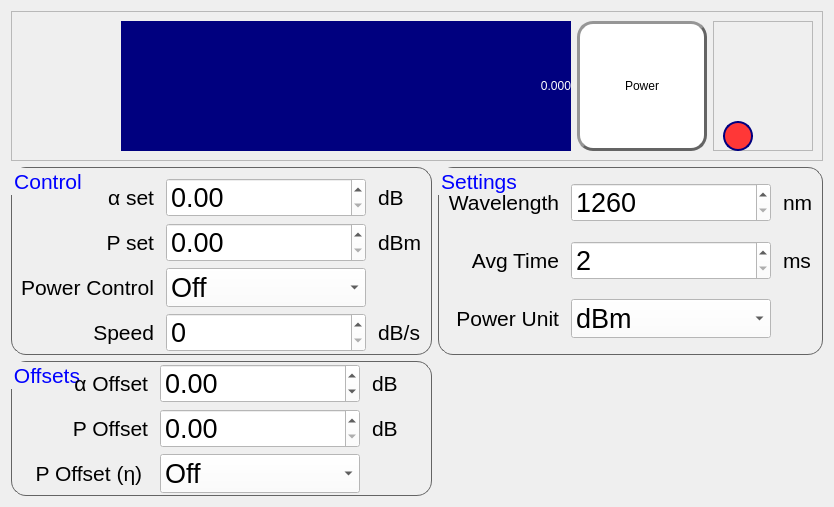
      <widget class="QWidget" name="tab">
       <attribute name="title">
        <string>Attenuator 3-&gt;4</string>
       </attribute>
       <layout class="QGridLayout" name="gridLayout_2">
        <item row="0" column="0" colspan="2">
         <widget class="QFrame" name="frame_2">
          <property name="sizePolicy">
           <sizepolicy hsizetype="Minimum" vsizetype="Preferred">
            <horstretch>0</horstretch>
            <verstretch>0</verstretch>
           </sizepolicy>
          </property>
          <property name="maximumSize">
           <size>
            <width>16777215</width>
            <height>150</height>
           </size>
          </property>
          <property name="autoFillBackground">
           <bool>false</bool>
          </property>
          <property name="frameShape">
           <enum>QFrame::StyledPanel</enum>
          </property>
          <property name="frameShadow">
           <enum>QFrame::Raised</enum>
          </property>
          <layout class="QHBoxLayout" name="horizontalLayout_3">
           <item>
            <spacer name="horizontalSpacer_2">
             <property name="orientation">
              <enum>Qt::Horizontal</enum>
             </property>
             <property name="sizeType">
              <enum>QSizePolicy::Fixed</enum>
             </property>
             <property name="sizeHint" stdset="0">
              <size>
               <width>100</width>
               <height>20</height>
              </size>
             </property>
            </spacer>
           </item>
           <item>
            <widget class="QLabel" name="main_disp_2">
             <property name="styleSheet">
              <string notr="true">color: rgb(255, 255, 255);
background-color: rgb(0, 0, 127);
font: 72pt &quot;MS Shell Dlg 2&quot;;</string>
             </property>
             <property name="text">
              <string>0.000</string>
             </property>
             <property name="alignment">
              <set>Qt::AlignRight|Qt::AlignTrailing|Qt::AlignVCenter</set>
             </property>
            </widget>
           </item>
           <item>
            <widget class="QPushButton" name="pwr_on_2">
             <property name="sizePolicy">
              <sizepolicy hsizetype="Minimum" vsizetype="Preferred">
               <horstretch>0</horstretch>
               <verstretch>0</verstretch>
              </sizepolicy>
             </property>
             <property name="minimumSize">
              <size>
               <width>130</width>
               <height>130</height>
              </size>
             </property>
             <property name="maximumSize">
              <size>
               <width>130</width>
               <height>16777215</height>
              </size>
             </property>
             <property name="styleSheet">
              <string notr="true">QPushButton{
	border-color: rgb(100, 100, 100);
	font: 20pt &quot;MS Shell Dlg 2&quot;;
	border-width: 3px;        
	border-style: outset;
	border-radius: 16px;
	background-color: rgb(255, 255, 255);
}
QPushButton::hover{
	background-color : rgb(215, 240, 255);
}
</string>
             </property>
             <property name="text">
              <string>Power</string>
             </property>
             <property name="checkable">
              <bool>true</bool>
             </property>
            </widget>
           </item>
           <item>
            <widget class="QFrame" name="frame_6">
             <property name="maximumSize">
              <size>
               <width>100</width>
               <height>16777215</height>
              </size>
             </property>
             <property name="frameShape">
              <enum>QFrame::StyledPanel</enum>
             </property>
             <property name="frameShadow">
              <enum>QFrame::Raised</enum>
             </property>
             <widget class="QLabel" name="pwr_led_2">
              <property name="geometry">
               <rect>
                <x>10</x>
                <y>100</y>
                <width>30</width>
                <height>30</height>
               </rect>
              </property>
              <property name="sizePolicy">
               <sizepolicy hsizetype="Fixed" vsizetype="Preferred">
                <horstretch>0</horstretch>
                <verstretch>0</verstretch>
               </sizepolicy>
              </property>
              <property name="minimumSize">
               <size>
                <width>30</width>
                <height>30</height>
               </size>
              </property>
              <property name="maximumSize">
               <size>
                <width>30</width>
                <height>30</height>
               </size>
              </property>
              <property name="styleSheet">
               <string notr="true">border-color: rgb(0, 0, 127);
border-width: 2px;        
border-style: solid;
border-radius: 15px;
background-color: rgb(255, 55, 55);

</string>
              </property>
              <property name="text">
               <string/>
              </property>
             </widget>
            </widget>
           </item>
          </layout>
         </widget>
        </item>
        <item row="1" column="0">
         <widget class="QGroupBox" name="groupBox_4">
          <property name="font">
           <font>
            <pointsize>16</pointsize>
           </font>
          </property>
          <property name="styleSheet">
           <string notr="true">QGroupBox{
border-color: rgb(100, 100, 100);
border-width: 1px;        
border-style: solid;
border-radius: 15px;
}
QGroupBox:title{
color: rgb(0, 0, 255);
}</string>
          </property>
          <property name="title">
           <string>Control</string>
          </property>
          <layout class="QGridLayout" name="gridLayout_7">
           <property name="topMargin">
            <number>10</number>
           </property>
           <property name="bottomMargin">
            <number>2</number>
           </property>
           <property name="horizontalSpacing">
            <number>12</number>
           </property>
           <property name="verticalSpacing">
            <number>6</number>
           </property>
           <item row="1" column="0">
            <widget class="QLabel" name="label_14">
             <property name="maximumSize">
              <size>
               <width>150</width>
               <height>16777215</height>
              </size>
             </property>
             <property name="font">
              <font>
               <pointsize>16</pointsize>
              </font>
             </property>
             <property name="text">
              <string>&lt;p&gt;&amp;Rho; set&lt;/p&gt;</string>
             </property>
             <property name="alignment">
              <set>Qt::AlignRight|Qt::AlignTrailing|Qt::AlignVCenter</set>
             </property>
            </widget>
           </item>
           <item row="0" column="2">
            <widget class="QLabel" name="label_18">
             <property name="maximumSize">
              <size>
               <width>50</width>
               <height>16777215</height>
              </size>
             </property>
             <property name="font">
              <font>
               <pointsize>16</pointsize>
              </font>
             </property>
             <property name="text">
              <string>dB</string>
             </property>
            </widget>
           </item>
           <item row="2" column="0">
            <widget class="QLabel" name="label_21">
             <property name="maximumSize">
              <size>
               <width>150</width>
               <height>16777215</height>
              </size>
             </property>
             <property name="font">
              <font>
               <pointsize>16</pointsize>
              </font>
             </property>
             <property name="text">
              <string>Power Control</string>
             </property>
             <property name="alignment">
              <set>Qt::AlignRight|Qt::AlignTrailing|Qt::AlignVCenter</set>
             </property>
            </widget>
           </item>
           <item row="1" column="1">
            <widget class="QDoubleSpinBox" name="pwr_set_2">
             <property name="minimumSize">
              <size>
               <width>200</width>
               <height>0</height>
              </size>
             </property>
             <property name="maximumSize">
              <size>
               <width>200</width>
               <height>16777215</height>
              </size>
             </property>
             <property name="font">
              <font>
               <pointsize>20</pointsize>
              </font>
             </property>
             <property name="styleSheet">
              <string notr="true">background-color: rgb(255, 255, 255);</string>
             </property>
            </widget>
           </item>
           <item row="1" column="2">
            <widget class="QLabel" name="label_22">
             <property name="maximumSize">
              <size>
               <width>50</width>
               <height>16777215</height>
              </size>
             </property>
             <property name="font">
              <font>
               <pointsize>16</pointsize>
              </font>
             </property>
             <property name="text">
              <string>dBm</string>
             </property>
            </widget>
           </item>
           <item row="0" column="1">
            <widget class="QDoubleSpinBox" name="alpha_set_2">
             <property name="minimumSize">
              <size>
               <width>200</width>
               <height>0</height>
              </size>
             </property>
             <property name="maximumSize">
              <size>
               <width>200</width>
               <height>16777215</height>
              </size>
             </property>
             <property name="font">
              <font>
               <pointsize>20</pointsize>
              </font>
             </property>
             <property name="styleSheet">
              <string notr="true">background-color: rgb(255, 255, 255);</string>
             </property>
            </widget>
           </item>
           <item row="0" column="0">
            <widget class="QLabel" name="label_24">
             <property name="maximumSize">
              <size>
               <width>150</width>
               <height>16777215</height>
              </size>
             </property>
             <property name="font">
              <font>
               <pointsize>16</pointsize>
              </font>
             </property>
             <property name="text">
              <string>&lt;p&gt;&amp;alpha; set&lt;/p&gt;</string>
             </property>
             <property name="alignment">
              <set>Qt::AlignRight|Qt::AlignTrailing|Qt::AlignVCenter</set>
             </property>
            </widget>
           </item>
           <item row="2" column="1">
            <widget class="QComboBox" name="pwr_crtl_2">
             <property name="minimumSize">
              <size>
               <width>200</width>
               <height>0</height>
              </size>
             </property>
             <property name="maximumSize">
              <size>
               <width>200</width>
               <height>16777215</height>
              </size>
             </property>
             <property name="font">
              <font>
               <pointsize>20</pointsize>
              </font>
             </property>
             <property name="styleSheet">
              <string notr="true">background-color: rgb(255, 255, 255);</string>
             </property>
             <property name="editable">
              <bool>false</bool>
             </property>
             <item>
              <property name="text">
               <string>Off</string>
              </property>
             </item>
             <item>
              <property name="text">
               <string>On</string>
              </property>
             </item>
            </widget>
           </item>
           <item row="3" column="1">
            <widget class="QSpinBox" name="speed_2">
             <property name="minimumSize">
              <size>
               <width>200</width>
               <height>0</height>
              </size>
             </property>
             <property name="maximumSize">
              <size>
               <width>200</width>
               <height>16777215</height>
              </size>
             </property>
             <property name="font">
              <font>
               <pointsize>20</pointsize>
              </font>
             </property>
             <property name="styleSheet">
              <string notr="true">background-color: rgb(255, 255, 255);</string>
             </property>
            </widget>
           </item>
           <item row="3" column="2">
            <widget class="QLabel" name="label_25">
             <property name="maximumSize">
              <size>
               <width>50</width>
               <height>16777215</height>
              </size>
             </property>
             <property name="font">
              <font>
               <pointsize>16</pointsize>
              </font>
             </property>
             <property name="text">
              <string>dB/s</string>
             </property>
            </widget>
           </item>
           <item row="3" column="0">
            <widget class="QLabel" name="label_26">
             <property name="maximumSize">
              <size>
               <width>150</width>
               <height>16777215</height>
              </size>
             </property>
             <property name="font">
              <font>
               <pointsize>16</pointsize>
              </font>
             </property>
             <property name="text">
              <string>Speed</string>
             </property>
             <property name="alignment">
              <set>Qt::AlignRight|Qt::AlignTrailing|Qt::AlignVCenter</set>
             </property>
            </widget>
           </item>
          </layout>
         </widget>
        </item>
        <item row="1" column="1">
         <widget class="QGroupBox" name="groupBox_5">
          <property name="font">
           <font>
            <pointsize>16</pointsize>
           </font>
          </property>
          <property name="styleSheet">
           <string notr="true">QGroupBox{
border-color: rgb(100, 100, 100);
border-width: 1px;        
border-style: solid;
border-radius: 15px;
}
QGroupBox:title{
color: rgb(0, 0, 255);
}</string>
          </property>
          <property name="title">
           <string>Settings</string>
          </property>
          <layout class="QGridLayout" name="gridLayout_8">
           <property name="topMargin">
            <number>2</number>
           </property>
           <property name="bottomMargin">
            <number>2</number>
           </property>
           <property name="horizontalSpacing">
            <number>12</number>
           </property>
           <item row="0" column="0">
            <widget class="QLabel" name="label_27">
             <property name="maximumSize">
              <size>
               <width>200</width>
               <height>16777215</height>
              </size>
             </property>
             <property name="font">
              <font>
               <pointsize>16</pointsize>
              </font>
             </property>
             <property name="text">
              <string>Wavelength</string>
             </property>
             <property name="alignment">
              <set>Qt::AlignRight|Qt::AlignTrailing|Qt::AlignVCenter</set>
             </property>
            </widget>
           </item>
           <item row="2" column="1">
            <widget class="QComboBox" name="A_pwr_unit_2">
             <property name="minimumSize">
              <size>
               <width>200</width>
               <height>0</height>
              </size>
             </property>
             <property name="maximumSize">
              <size>
               <width>200</width>
               <height>16777215</height>
              </size>
             </property>
             <property name="font">
              <font>
               <pointsize>20</pointsize>
              </font>
             </property>
             <property name="styleSheet">
              <string notr="true">background-color: rgb(255, 255, 255);</string>
             </property>
             <property name="editable">
              <bool>false</bool>
             </property>
             <property name="currentIndex">
              <number>0</number>
             </property>
             <property name="sizeAdjustPolicy">
              <enum>QComboBox::AdjustToContentsOnFirstShow</enum>
             </property>
             <property name="minimumContentsLength">
              <number>0</number>
             </property>
             <item>
              <property name="text">
               <string>dBm</string>
              </property>
             </item>
             <item>
              <property name="text">
               <string>W</string>
              </property>
             </item>
            </widget>
           </item>
           <item row="0" column="1">
            <widget class="QSpinBox" name="A_wavelength_2">
             <property name="minimumSize">
              <size>
               <width>200</width>
               <height>0</height>
              </size>
             </property>
             <property name="font">
              <font>
               <pointsize>20</pointsize>
              </font>
             </property>
             <property name="styleSheet">
              <string notr="true">background-color: rgb(255, 255, 255);</string>
             </property>
             <property name="minimum">
              <number>1260</number>
             </property>
             <property name="maximum">
              <number>1640</number>
             </property>
            </widget>
           </item>
           <item row="0" column="2">
            <widget class="QLabel" name="label_28">
             <property name="maximumSize">
              <size>
               <width>50</width>
               <height>16777215</height>
              </size>
             </property>
             <property name="font">
              <font>
               <pointsize>16</pointsize>
              </font>
             </property>
             <property name="text">
              <string>nm</string>
             </property>
            </widget>
           </item>
           <item row="1" column="0">
            <widget class="QLabel" name="label_29">
             <property name="maximumSize">
              <size>
               <width>200</width>
               <height>16777215</height>
              </size>
             </property>
             <property name="font">
              <font>
               <pointsize>16</pointsize>
              </font>
             </property>
             <property name="text">
              <string>Avg Time</string>
             </property>
             <property name="alignment">
              <set>Qt::AlignRight|Qt::AlignTrailing|Qt::AlignVCenter</set>
             </property>
            </widget>
           </item>
           <item row="2" column="0">
            <widget class="QLabel" name="label_30">
             <property name="maximumSize">
              <size>
               <width>200</width>
               <height>16777215</height>
              </size>
             </property>
             <property name="font">
              <font>
               <pointsize>16</pointsize>
              </font>
             </property>
             <property name="text">
              <string>Power Unit</string>
             </property>
             <property name="alignment">
              <set>Qt::AlignRight|Qt::AlignTrailing|Qt::AlignVCenter</set>
             </property>
            </widget>
           </item>
           <item row="1" column="2">
            <widget class="QLabel" name="label_32">
             <property name="font">
              <font>
               <pointsize>16</pointsize>
              </font>
             </property>
             <property name="text">
              <string>ms</string>
             </property>
            </widget>
           </item>
           <item row="1" column="1">
            <widget class="QSpinBox" name="A_avg_time_2">
             <property name="font">
              <font>
               <pointsize>20</pointsize>
              </font>
             </property>
             <property name="styleSheet">
              <string notr="true">background-color: rgb(255, 255, 255);</string>
             </property>
             <property name="minimum">
              <number>2</number>
             </property>
             <property name="maximum">
              <number>1000</number>
             </property>
            </widget>
           </item>
          </layout>
         </widget>
        </item>
        <item row="2" column="0">
         <widget class="QGroupBox" name="groupBox_6">
          <property name="font">
           <font>
            <pointsize>16</pointsize>
           </font>
          </property>
          <property name="styleSheet">
           <string notr="true">QGroupBox{
border-color: rgb(100, 100, 100);
border-width: 1px;        
border-style: solid;
border-radius: 15px;
}
QGroupBox:title{
color: rgb(0, 0, 255);
}</string>
          </property>
          <property name="title">
           <string>Offsets</string>
          </property>
          <layout class="QGridLayout" name="gridLayout_9">
           <property name="topMargin">
            <number>2</number>
           </property>
           <property name="bottomMargin">
            <number>2</number>
           </property>
           <property name="horizontalSpacing">
            <number>12</number>
           </property>
           <property name="verticalSpacing">
            <number>6</number>
           </property>
           <item row="1" column="2">
            <widget class="QLabel" name="label_37">
             <property name="maximumSize">
              <size>
               <width>50</width>
               <height>16777215</height>
              </size>
             </property>
             <property name="font">
              <font>
               <pointsize>16</pointsize>
              </font>
             </property>
             <property name="text">
              <string>dB</string>
             </property>
            </widget>
           </item>
           <item row="1" column="1">
            <widget class="QDoubleSpinBox" name="pwr_offset_2">
             <property name="minimumSize">
              <size>
               <width>200</width>
               <height>0</height>
              </size>
             </property>
             <property name="maximumSize">
              <size>
               <width>200</width>
               <height>16777215</height>
              </size>
             </property>
             <property name="font">
              <font>
               <pointsize>20</pointsize>
              </font>
             </property>
             <property name="styleSheet">
              <string notr="true">background-color: rgb(255, 255, 255);</string>
             </property>
            </widget>
           </item>
           <item row="0" column="1">
            <widget class="QDoubleSpinBox" name="alpha_offset_2">
             <property name="minimumSize">
              <size>
               <width>200</width>
               <height>0</height>
              </size>
             </property>
             <property name="maximumSize">
              <size>
               <width>200</width>
               <height>16777215</height>
              </size>
             </property>
             <property name="font">
              <font>
               <pointsize>20</pointsize>
              </font>
             </property>
             <property name="styleSheet">
              <string notr="true">background-color: rgb(255, 255, 255);</string>
             </property>
             <property name="minimum">
              <double>-200.000000000000000</double>
             </property>
             <property name="maximum">
              <double>200.000000000000000</double>
             </property>
            </widget>
           </item>
           <item row="0" column="0">
            <widget class="QLabel" name="label_33">
             <property name="maximumSize">
              <size>
               <width>150</width>
               <height>16777215</height>
              </size>
             </property>
             <property name="font">
              <font>
               <pointsize>16</pointsize>
              </font>
             </property>
             <property name="layoutDirection">
              <enum>Qt::LeftToRight</enum>
             </property>
             <property name="text">
              <string>&lt;p&gt;&amp;alpha; Offset&lt;/p&gt;</string>
             </property>
             <property name="alignment">
              <set>Qt::AlignRight|Qt::AlignTrailing|Qt::AlignVCenter</set>
             </property>
            </widget>
           </item>
           <item row="1" column="0">
            <widget class="QLabel" name="label_34">
             <property name="maximumSize">
              <size>
               <width>150</width>
               <height>16777215</height>
              </size>
             </property>
             <property name="font">
              <font>
               <pointsize>16</pointsize>
              </font>
             </property>
             <property name="text">
              <string>&lt;p&gt;&amp;Rho; Offset&lt;/p&gt;</string>
             </property>
             <property name="alignment">
              <set>Qt::AlignRight|Qt::AlignTrailing|Qt::AlignVCenter</set>
             </property>
            </widget>
           </item>
           <item row="0" column="2">
            <widget class="QLabel" name="label_35">
             <property name="maximumSize">
              <size>
               <width>50</width>
               <height>16777215</height>
              </size>
             </property>
             <property name="font">
              <font>
               <pointsize>16</pointsize>
              </font>
             </property>
             <property name="text">
              <string>dB</string>
             </property>
            </widget>
           </item>
           <item row="2" column="0">
            <widget class="QLabel" name="label_36">
             <property name="maximumSize">
              <size>
               <width>150</width>
               <height>16777215</height>
              </size>
             </property>
             <property name="font">
              <font>
               <pointsize>16</pointsize>
              </font>
             </property>
             <property name="text">
              <string>&lt;p&gt;&amp;Rho; Offset (&amp;eta;) &lt;/p&gt;</string>
             </property>
             <property name="alignment">
              <set>Qt::AlignRight|Qt::AlignTrailing|Qt::AlignVCenter</set>
             </property>
            </widget>
           </item>
           <item row="2" column="1">
            <widget class="QComboBox" name="pwr_n_2">
             <property name="minimumSize">
              <size>
               <width>200</width>
               <height>0</height>
              </size>
             </property>
             <property name="maximumSize">
              <size>
               <width>200</width>
               <height>16777215</height>
              </size>
             </property>
             <property name="font">
              <font>
               <pointsize>20</pointsize>
              </font>
             </property>
             <property name="styleSheet">
              <string notr="true">background-color: rgb(255, 255, 255);</string>
             </property>
             <property name="editable">
              <bool>false</bool>
             </property>
             <item>
              <property name="text">
               <string>Off</string>
              </property>
             </item>
             <item>
              <property name="text">
               <string>On</string>
              </property>
             </item>
            </widget>
           </item>
          </layout>
         </widget>
        </item>
       </layout>
      </widget>
